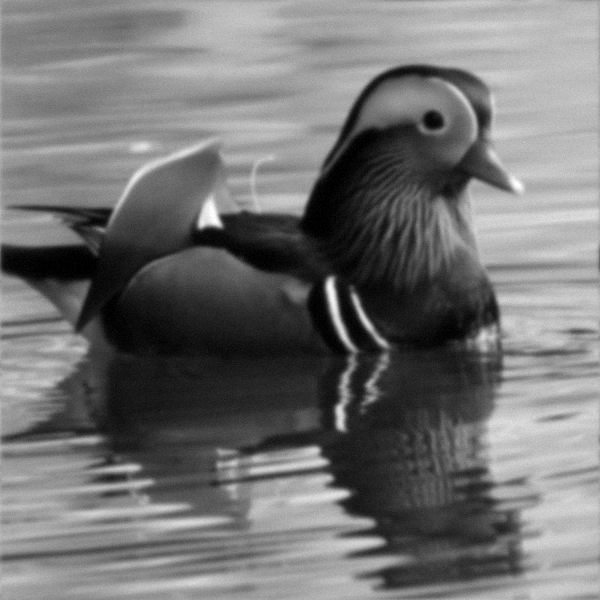
%> input picture Project3/Bird 2 degraded.tif, 600 x 600 px
$ octave Project_3.m   (GNU Octave 9; MATLAB toolbox functions it lacks are replaced by stand-ins)
%> lines starting %> are read from the running program, lines starting %| are printed output that depends on the picture
close all; clear; clc;

% Read the image, data type: uint8
img_degraded = imread('Bird 2 degraded.tif');
%> img_degraded is the input picture: size 600x600 uint8; min 0, max 255, mean 114.8
% change img_degraded type to double and normalize to [0, 1]
imgd = double(img_degraded)/255;
% Get Fourier transform of input image
X = fft2(imgd);
% Shift zero-frequency component to center of spectrum
X = fftshift(X);

% Show the degraded image
figure;
imshow(img_degraded);
title('Original degraded image');

% Show the log Fourier magnitude spectra of the degraded image and normalize
figure;
imagesc(log(abs(X)+1)./log(max(abs(X(:))+1)));
colorbar;
colormap gray;
title('Fourier magnitude spectrum of the degraded image');
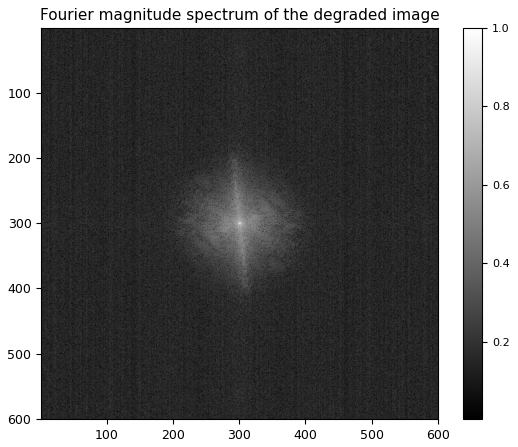
%> figure redrawn from the program's plot data

% Degradation function design
k=0.001;
H = zeros(600,600);
for u = 1:600
    for v = 1:600
        H(u,v)=exp(1)^(-k*(((u-300)^2+(v-300)^2)^(5/6)));
    end
end

% Show the log of degradation function and normalize
figure;
imagesc(log(abs(H)+1)./log(max(abs(H(:))+1)));
colorbar;
colormap gray;
title('Fourier magnitude of the degraded model H(u,v)');
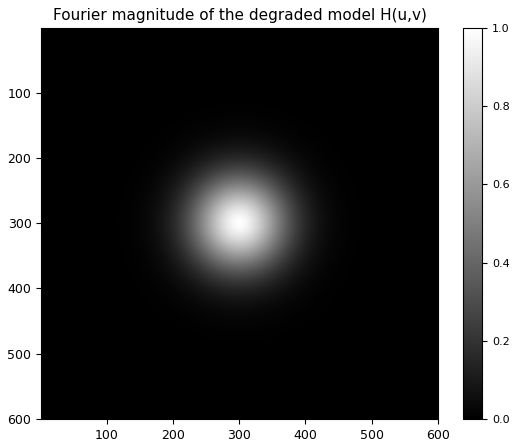
%> figure redrawn from the program's plot data

% Inverse Filter
H_i = zeros(600,600);
for u = 1:600
    for v = 1:600
        H_i(u,v)=exp(1)^(k*(((u-300)^2+(v-300)^2)^(5/6)));
    end
end
% Radius of 50
H1=zeros(600,600);
for i=1:600
    for j=1:600
        d=norm([i j]-[300 300]);
        if d<50 | d==50
            H1(i,j)=H_i(i,j);
        end
    end
end

% Radius of 80
H2=zeros(600,600);
for i=1:600
    for j=1:600
        d=norm([i j]-[300 300]);
        if d<80 | d==80
            H2(i,j)=H_i(i,j);
        end
    end
end

% Radius of 120
H3=zeros(600,600);
for i=1:600
    for j=1:600
        d=norm([i j]-[300 300]);
        if d<120 | d==120
            H3(i,j)=H_i(i,j);
        end
    end
end

% Use designed degradation function to do inverse filtering
F1 = X .* H1;
F2 = X .* H2;
F3 = X .* H3;

% Show the restoration image
output1 = uint8(255*mat2gray(abs(ifft2(ifftshift(F1)))));
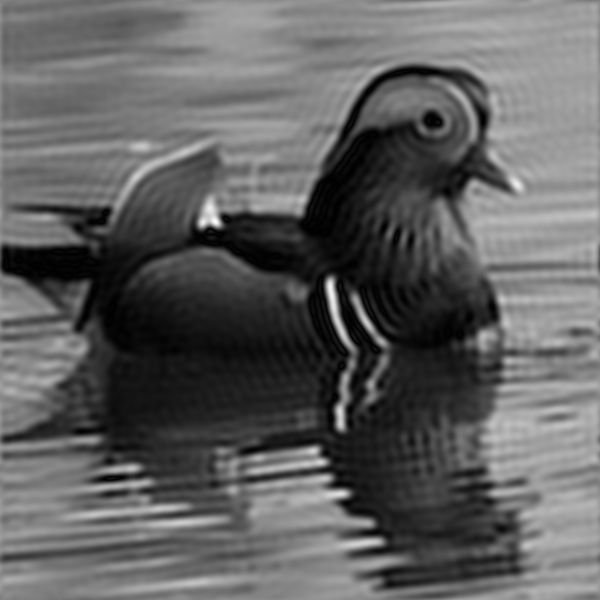
%> output1: size 600x600 uint8; min 0, max 255, mean 96.4
figure;
imshow(output1);
title('Restored image of radius of 50');

output2 = uint8(255*mat2gray(abs(ifft2(ifftshift(F2)))));
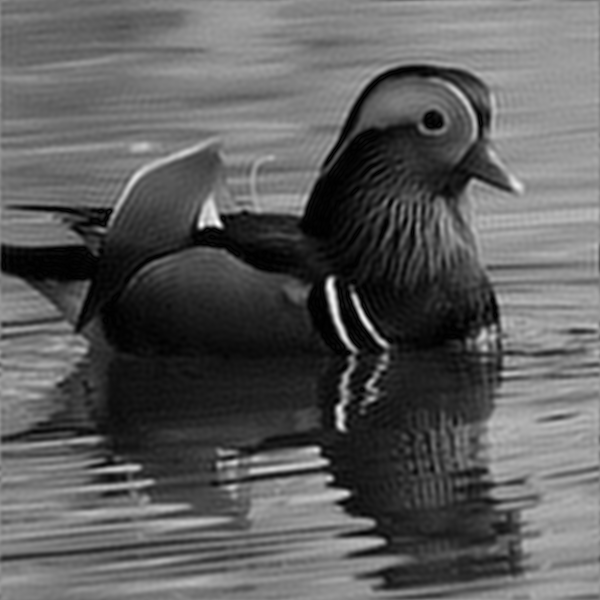
%> output2: size 600x600 uint8; min 0, max 255, mean 92.8
figure;
imshow(output2);
title('Restored image of radius of 80');

output3 = uint8(255*mat2gray(abs(ifft2(ifftshift(F3)))));
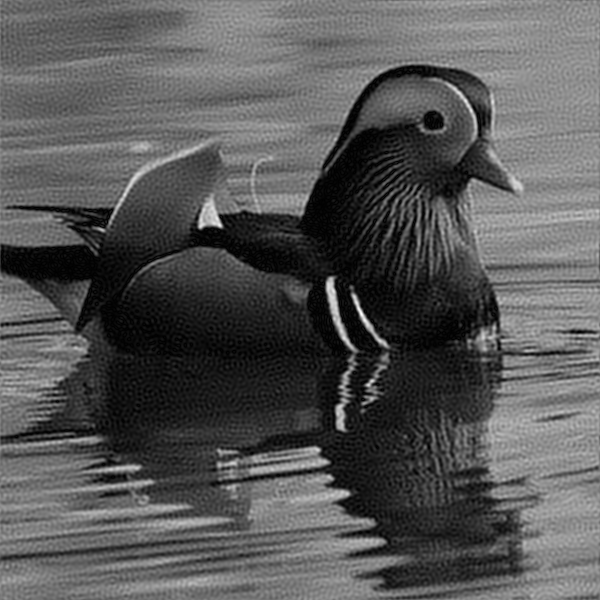
%> output3: size 600x600 uint8; min 0, max 255, mean 87
figure;
imshow(output3);
title('Restored image of radius of 120');
